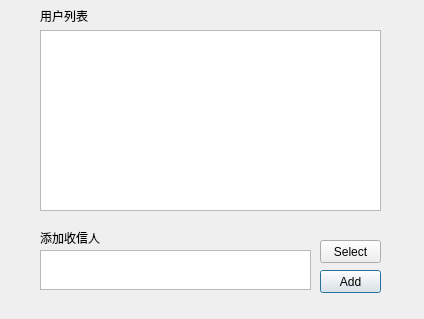
<?xml version="1.0" encoding="UTF-8"?>
<ui version="4.0">
 <class>Connect</class>
 <widget class="QDialog" name="Connect">
  <property name="geometry">
   <rect>
    <x>0</x>
    <y>0</y>
    <width>424</width>
    <height>319</height>
   </rect>
  </property>
  <property name="windowTitle">
   <string>最近联系人</string>
  </property>
  <widget class="QListWidget" name="listConnect">
   <property name="geometry">
    <rect>
     <x>40</x>
     <y>30</y>
     <width>341</width>
     <height>181</height>
    </rect>
   </property>
   <property name="viewMode">
    <enum>QListView::ListMode</enum>
   </property>
  </widget>
  <widget class="QPushButton" name="AddConnect">
   <property name="geometry">
    <rect>
     <x>320</x>
     <y>270</y>
     <width>61</width>
     <height>23</height>
    </rect>
   </property>
   <property name="text">
    <string>Add</string>
   </property>
  </widget>
  <widget class="QPushButton" name="Select">
   <property name="geometry">
    <rect>
     <x>320</x>
     <y>240</y>
     <width>61</width>
     <height>23</height>
    </rect>
   </property>
   <property name="text">
    <string>Select</string>
   </property>
  </widget>
  <widget class="QLabel" name="label">
   <property name="geometry">
    <rect>
     <x>40</x>
     <y>10</y>
     <width>54</width>
     <height>12</height>
    </rect>
   </property>
   <property name="text">
    <string>用户列表</string>
   </property>
  </widget>
  <widget class="QLabel" name="label_2">
   <property name="geometry">
    <rect>
     <x>40</x>
     <y>230</y>
     <width>61</width>
     <height>16</height>
    </rect>
   </property>
   <property name="text">
    <string>添加收信人</string>
   </property>
  </widget>
  <widget class="QPlainTextEdit" name="connectChoice">
   <property name="geometry">
    <rect>
     <x>40</x>
     <y>250</y>
     <width>271</width>
     <height>40</height>
    </rect>
   </property>
  </widget>
 </widget>
 <resources/>
 <connections/>
</ui>
